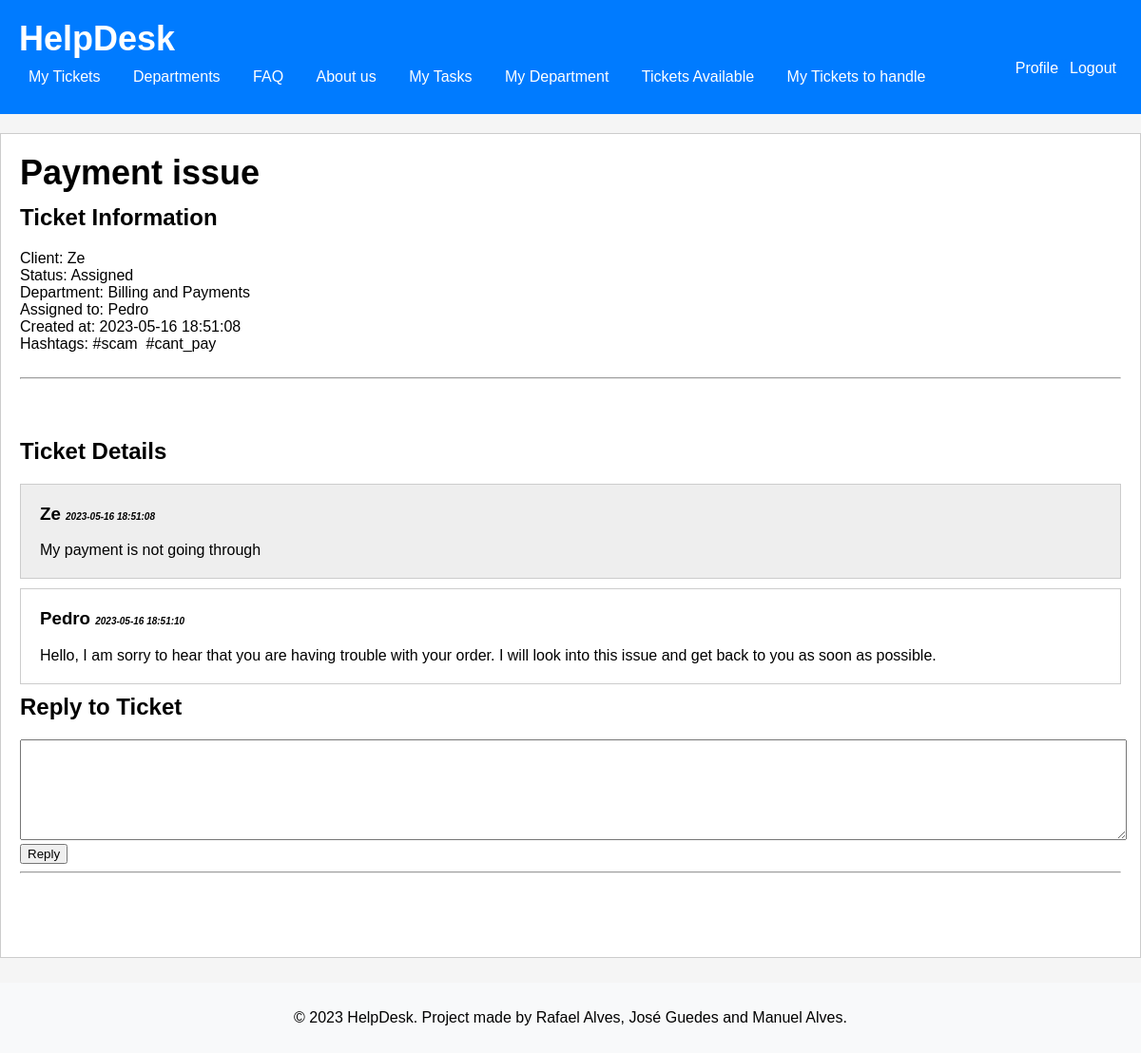
The page /pages/detailTicket.php?id=2 (signed in) on the database as committed earlier.
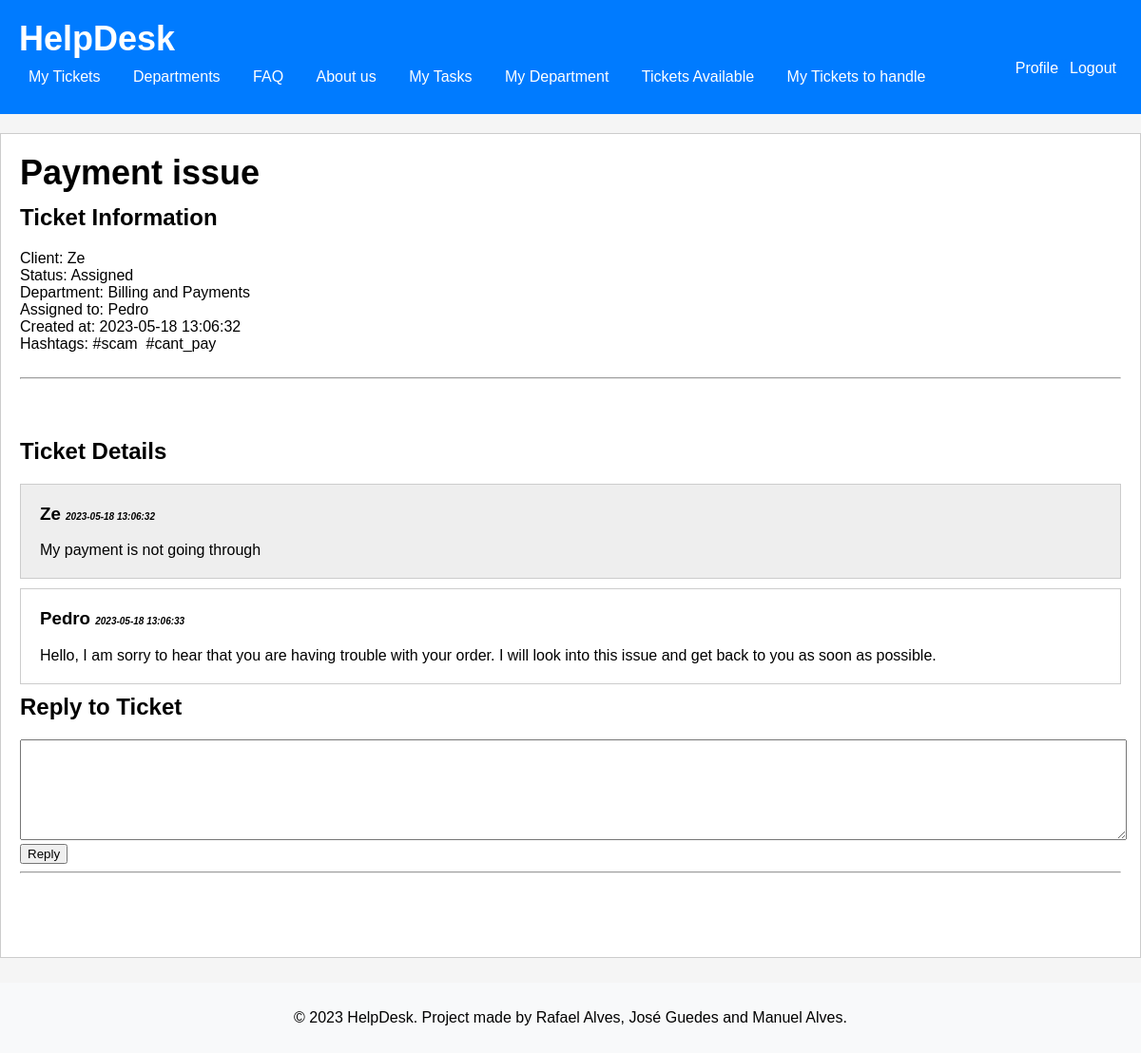
The same page on the database as committed later.
### tables this page shows
CREATE TABLE Reply (
    id INTEGER PRIMARY KEY AUTOINCREMENT,
    id_ticket INTEGER,
    id_user INTEGER,
    content VARCHAR(255) NOT NULL,
    created_at TIMESTAMP NOT NULL DEFAULT CURRENT_TIMESTAMP,
    CONSTRAINT id_ticketFK FOREIGN KEY(id_ticket) REFERENCES Ticket (id),
    CONSTRAINT id_userFK FOREIGN KEY(id_user) REFERENCES User (id)
);

CREATE TABLE User (
     id INTEGER PRIMARY KEY AUTOINCREMENT,
     username varchar(255) NOT NULL UNIQUE,
     firstName varchar(255) NOT NULL,
     lastName varchar(255) NOT NULL,
     email varchar(255) NOT NULL UNIQUE,
     password varchar(255) NOT NULL,
     id_department INTEGER DEFAULT NULL,
     is_agent BOOLEAN NOT NULL DEFAULT false,
     is_admin BOOLEAN NOT NULL DEFAULT false,
     CONSTRAINT id_departmentFK FOREIGN KEY(id_department) REFERENCES Department(id)
 );

### database/user.class.php (called while the page is built, shortened)
<?php
  function getUserna($id) {
    global $dbh;
    try {
      $stmt = $dbh->prepare('SELECT username FROM User WHERE id = ?');
      $stmt->execute(array($id));
      if($row = $stmt->fetch()){
        return $row['username'];
      }
    }catch(PDOException $e) {
      return -1;
    }
  }

### database/department.class.php (called while the page is built, shortened)
<?php
  class Department {
    static function getName($id) {
      global $dbh;
      try {
        $stmt = $dbh->prepare('SELECT name FROM Department WHERE id = ?');
        $stmt->execute(array($id));
        if($row = $stmt->fetch()){
          return $row['name'];
        }
      }catch(PDOException $e) {
        return -1;
      }
    }
  }
?>

### database/ticket.class.php (called while the page is built, shortened)
<?php
  class Ticket {
static function getTicketHashtags(PDO $db, int $ticketId) {
  $query = "SELECT h.tag
            FROM Ticket_Hashtag th
            JOIN Hashtag h ON th.id_hashtag = h.id
            WHERE th.id_ticket = :ticketId";
  $stmt = $db->prepare($query);
  $stmt->bindParam(':ticketId', $ticketId, PDO::PARAM_INT);
  $stmt->execute();
  $hashtags = $stmt->fetchAll(PDO::FETCH_COLUMN);
  return $hashtags;
}
  }
?>

### database/reply.class.php (called while the page is built, shortened)
<?php
  class Reply {
    static function getRepliesByTicket(PDO $db, int $id_ticket) {
        $stmt = $db->prepare('
          SELECT id, created_at, content, id_user
          FROM Reply
          WHERE id_ticket = ?
          ORDER by created_at asc
        ');
        $stmt->execute(array($id_ticket));
        $row = $stmt->fetchAll(PDO::FETCH_ASSOC);
        return $row;
      }
    }
?>

### utils/session.php (called while the page is built, shortened)
<?php
   function getUserID() {
       if(isset($_SESSION['userID'])) {
            return $_SESSION['userID'];
       } else {
           return null;
       }
   }
?>

### pages/detailTicket.php (the view, shortened to what this page needs)
<?php
require_once(__DIR__ . '/../templates/header.tpl.php');
require_once(__DIR__ . '/../templates/footer.tpl.php');
include_once("../database/ticket.class.php");
include_once("../database/department.class.php");
include_once("../database/user.class.php");
include_once("../database/reply.class.php");
$depart = Department::getName($_SESSION['ticketinfo']['id_department']);
$replies = Reply::getRepliesByTicket($dbh, intval($_SESSION['ticketinfo']['id']));
$us = getUserna($_SESSION['ticketinfo']['id_user']);
$ag = getUserna($_SESSION['ticketinfo']['id_agent']);
$ticketId = $_SESSION['ticketinfo']['id'];
$hashtags = Ticket::getTicketHashtags($dbh, intval($ticketId));
?>
<h1><?php echo htmlentities($_SESSION['ticketinfo']['title']) ?></h1>
<h2>Ticket Information</h2>
<ul>
    <li>Client: <?php echo htmlentities($us) ?></li>
    <li>Status: <?php echo htmlentities($_SESSION['ticketinfo']['ticket_status']) ?></li>
    <li>Department: <?php echo htmlentities($depart) ?></li>
    <li>Assigned to: <?php echo ($ag == null) ? htmlentities("This ticket has no agent working on it") : htmlentities($ag); ?></li>
    <li>Created at: <?php echo htmlentities($_SESSION['ticketinfo']['created_at']) ?></li>
    <li>Hashtags: <?php foreach ($hashtags as $hashtag): ?>
    <span class="hashtag"><?php echo htmlentities($hashtag); ?>&nbsp;</span>
    <?php endforeach; ?></li>
</ul>
<br>
<hr>
<br>
<br>
<br>
<h2>Ticket Details</h2>
<div style="padding: 20px; background: #eee; border: 1px solid #ccc; margin-bottom:10px;">
<h3 style="margin-top: 0"><?php echo htmlentities($us); ?> <span style="font-style: italic; font-size: 10px; display:inline-block"><?php echo htmlentities($_SESSION['ticketinfo']['created_at']) ?></span></h3>
<?php echo htmlentities($_SESSION['ticketinfo']['description']) ?>
</div>
<?php
if($replies) {
    foreach($replies as $reply) {
        ?>
        <div style="padding: 20px; background: <?php echo (getUserna($reply['id_user']) == $ag) ? '#fff' : '#eee'; ?>; border: 1px solid #ccc; margin-bottom:10px;">
        <h3 style="margin-top: 0"><?php echo getUserna($reply['id_user']); ?> <span style="font-style: italic; font-size: 10px; display:inline-block"><?php echo htmlentities($reply['created_at']) ?>
</span></h3>
        <?php echo htmlentities($reply['content']) ?>
        </div>
        <?php
    }
} else {
    ?>
    <h4>No replies yet.</h4c>
    <?php
}
?>
<?php
if((getUserID() == $_SESSION['ticketinfo']['id_agent'] || getUserID() == $_SESSION['ticketinfo']['id_user']) && $_SESSION['ticketinfo']['ticket_status'] != 'Closed'){
?>
    <h2>Reply to Ticket</h2>
    <textarea id="reply" style="width: 100%; height: 100px"></textarea>
    <?php
    echo '<button onclick="replyClientTicket()">Reply</button><hr />';
    ?>
<?php
    }
?>

Rows that differ between the two databases and show on the page:
changed reply "Pedro": created_at "2023-05-16 18:51:10" → "2023-05-18 13:06:33"
Other text that changed with them:
$_SESSION['ticketinfo']['created_at']: "2023-05-16 18:51:08" → "2023-05-18 13:06:32"
